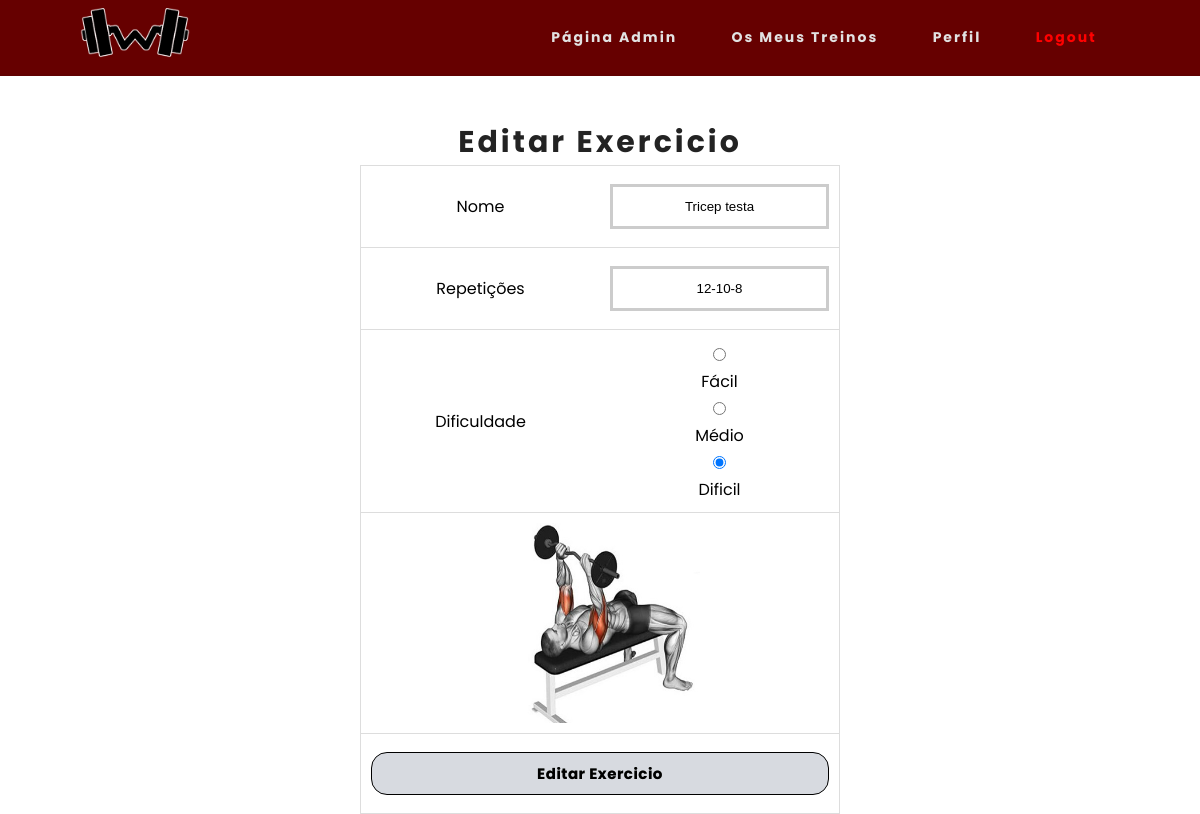
The page /editarExercicio.php?id=23 (signed in) on the database its author committed.
### tables this page shows
CREATE TABLE `exercicios` (
  `id_exerc` int(11) NOT NULL,
  `id_treino` int(11) NOT NULL,
  `nome` varchar(255) NOT NULL,
  `series_rep` varchar(255) NOT NULL,
  `dificuldade` varchar(255) NOT NULL,
  `imagem` text DEFAULT NULL
);

### editarExercicio.php (the view, shortened to what this page needs)
<?php
include 'server.php';
include "cabecalho.php";
$id = $_GET['id'];
if(isset($_SESSION["username"])) {
    $smt=$pdo->prepare('SELECT * FROM exercicios WHERE id_exerc=?');
    $smt->execute([$id]);
    $exercicio=$smt->fetch(PDO::FETCH_ASSOC);
} else {
exit ("treino não definido.");
}
?>
<div class="contentPerfil">
    <form action="uploadexercicio.php?id=<?php echo $id ?>" method="post" enctype="multipart/form-data">
        <table>
            <thead>
                <h2>Editar Exercicio</h2>
            </thead>
            <tbody>
                <tr>
                    <td>
                        <label for="titulo">Nome</label>
                    </td>
                    <td>
                        <input class="input2" type="text" name="nome" placeholder="Inserir nome" value="<?=$exercicio['nome']?>" id="nome">
                    </td>
                </tr>
                <tr>
                    <td>
                        <label for="series_rep">Repetições</label>
                    </td>
                    <td>
                        <input type="text" name="series_rep" placeholder="Inserir repetições" value="<?=$exercicio['series_rep']?>" id="series_rep">
                    </td>
                </tr>
                <tr>
                    <?php
                    echo '<td>';
                        ?><label for="dificuldade">Dificuldade</label><?php
                    echo '</td>';
                    if($exercicio['dificuldade'] == 'facil') {
                        echo '<td>';
                            echo '<input type="radio" name="dificuldade" id="dificuldade" value="facil" checked="checked">';?><label for="facil">Fácil</label><?php
                            echo '<input type="radio" name="dificuldade" id="dificuldade" value="medio"> '; ?><label for="medio">Médio</label><?php
                            echo '<input type="radio" name="dificuldade" id="dificuldade" value="dificil"> '; ?><label for="dificil">Dificil</label><?php
                        echo '</td>';
                    } else {
                        echo '<td>';
                            echo '<input type="radio" name="dificuldade" id="dificuldade" value="facil"> ';?><label for="facil">Fácil</label><?php
                            echo '<input type="radio" name="dificuldade" id="dificuldade" value="medio"> '; ?><label for="medio">Médio</label><?php
                            echo '<input type="radio" name="dificuldade" id="dificuldade" value="dificil" checked="checked"> '; ?><label for="dificil">Dificil</label><?php
                        echo '</td>';
                    }
                    ?>
                </tr>
                <tr>
                    <td colspan="2">
                        <div class="image-upload">
                            <label for="fileToUpload"  class="futilizador">
                                <img src="<?=$exercicio['imagem']?>"/>
                            </label>
                        </div>
                    </td>
                </tr>
                <tr>
                    <td colspan="2">
                        <input type="submit" value="Editar Exercicio" class="enviar">
                    </td>
                </tr>
            </tbody>
        </table>
    </form>
</div>

### css/style.css (style rules this page uses)
* { margin: 0px; padding: 0px; box-sizing: border-box; list-style: none; text-decoration: none; }
h2 { font-family: "Poppins", sans-serif; letter-spacing: 3px; color: rgb(219, 217, 217); }
.contentPerfil { padding-top: 7%; }
@media screen and (max-width: 1400px) { .contentPerfil { padding-top: 10%; } }
html, body { overflow-x: hidden; }
.contentPerfil { background-color: white; font-family: "poppins"; text-align: center; width: 80%; height: auto; display: block; margin: auto; }
.contentPerfil * { background-color: white; text-align: center; }
.contentPerfil input { width: 100%; padding: 12px 20px; margin: 8px 0; box-sizing: border-box; border: 3px solid #ccc; -webkit-transition: 0.5s; transition: 0.5s; outline: none; }
.contentPerfil h2 { color: rgb(35, 35, 35); font-weight: bold; margin: auto; font-size: 30px; font-family: "poppins"; }
.contentPerfil table { border: 1px solid #ccc; border-collapse: collapse; margin: 0; padding: 0; width: 50%; margin-left: auto; margin-right: auto; table-layout: fixed; }
.contentPerfil table tr { background-color: #f8f8f8; border: 1px solid #ddd; }
.contentPerfil table th, .contentPerfil table td { padding: 0.625em; text-align: center; }
.contentPerfil .enviar { background-color: #d7dae0; border-radius: 16px; border: 1px solid #000000; display: inline-block; cursor: pointer; color: #000000; font-family: "poppins"; font-size: 15px; font-weight: bold; padding: 9px 14px; text-decoration: none; text-shadow: 0px 0px 0px #777d76; letter-spacing: 0.5px; }
.image-upload img { width: 200px; height: 200px; cursor: pointer; }
.image-upload { width: 200px; height: 200px; margin: auto; }

### rows shown on the page
exercicios: nome "Tricep testa", series_rep "12-10-8", imagem (picture)
